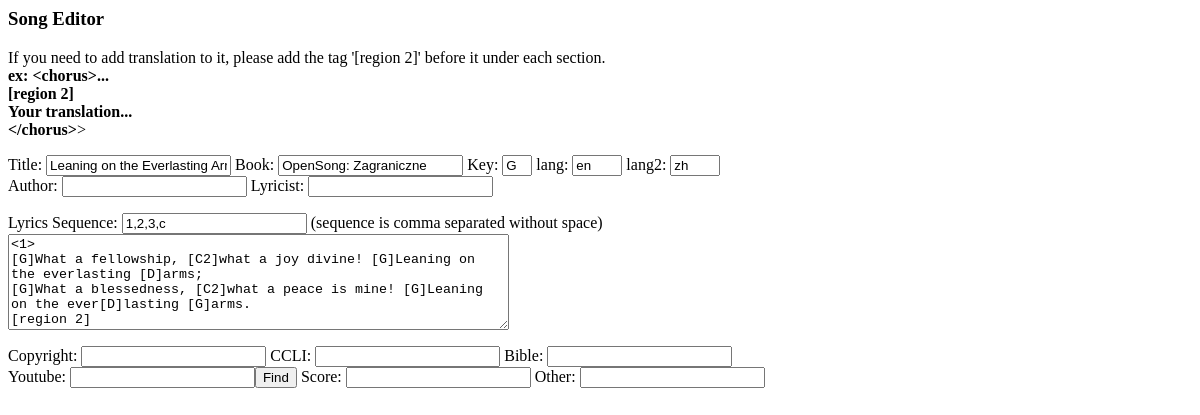
/song/20, run on an earlier commit of the app's database.
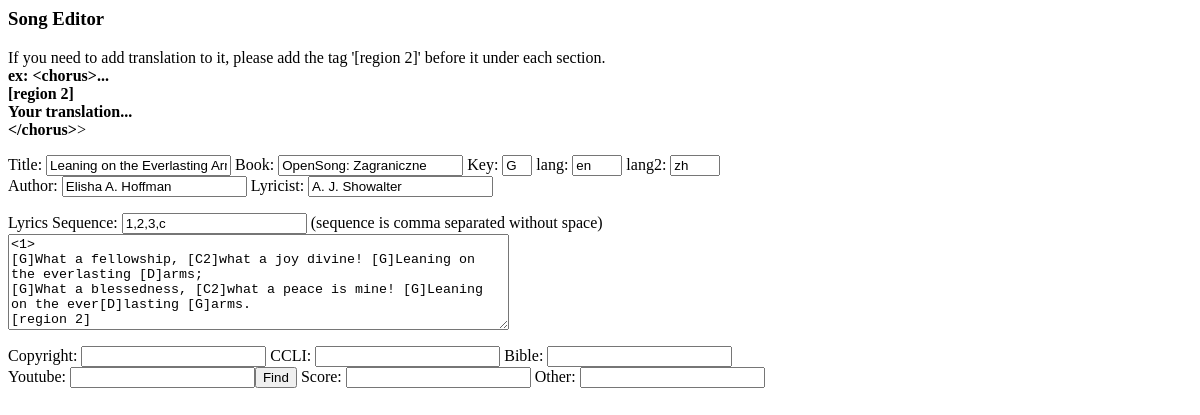
And on a later commit of the database.
### tables this page shows
CREATE TABLE songs (song_id INTEGER PRIMARY KEY, title text not NULL, lang text not NULL default 'en', lang_2 text, content text, song_key text, sequence text, bible_verse text, updated TEXT default CURRENT_TIMESTAMP, author text, lyricist text, book text, copyright text, ccli text);

### web/index.py (the view)
@app.route("/song/<id>")
def get_song_by_id(id):
	if id == '-1':
		return render_template('song_editor.html', content=[])
	db = request.args.get('db', 'worship.db')
	lang = request.args.get('lang', None)
	if db != 'worship.db':
		content = Utils.get_song_by_id_(id, db)
		if "lang" not in content:
			content["lang"] = lang
		if "bible" not in content:
			content["bible"] = ''
		return render_template('song_editor.html', content=content)
	else:
		content = Utils.get_song_by_id(id)
		content["lyrics"] = content["lyrics_raw"]  # add key lyrics to be used by song_editor
		return render_template('song_editor.html', content=content)

### app/db.py (called while the page is built)
def run_para(sql, para, db_name="worship.db"):
    if type(para) is not list:
        para = [para]
    return __execute(sql, para=para, db_name=db_name)

def __execute(sql, db_name, para=None):
    try:
        con = open(db_name)
        cur = con.cursor()
        if para:
            result = cur.execute(sql, para).fetchall()
        else:
            result = cur.execute(sql).fetchall()
        con.commit()
        return result
    except Exception as e:
        print('error', e)
        return e
    finally:
        close()

def open(db_name):
    con = _connect_db(db_name)
    return con

def close():
    try:
        con.close()
        return None
    except Exception as e:
        return e

def _connect_db(db_name):
    path = os.path.dirname(os.path.dirname(os.path.realpath(__file__)))
    con = sqlite3.connect(os.path.join(path, 'db', db_name))
    return con

### app/parser.py (called while the page is built)
def parse_chord(content):
    chords = re.sub(r'\[([^]]+)\](\s?\w+)?(\s?)', '<span class="chunk" data-chord="\\1">\\2</span>\\3', content)
    chords = re.sub('">([^<]*)<\/span>', add_space, chords)
    return chords

### web/templates/song_editor.html
<h3>Song Editor</h3>
<p>
    If you need to add translation to it, please add the tag '[region 2]' before it under each section.<br/>
    <b>ex: &lt;chorus&gt;...<br/>
        [region 2]<br/>
        Your translation...<br/>
        &lt;/chorus&gt;</b>>
</p>
<form id="content">
    Title: <input name="title" type="text" value="{{ content.title }}"/>
    Book: <input name="book" type="text" value="{{ content.book }}"/>
    Key: <input name="song_key" type="text" value="{{ content.key }}" style="width: 30px;"/>
    lang: <input name="lang" type="text" value="{{ content.lang }}" style="width: 50px;"/>
    lang2: <input name="lang_2" type="text" value="{{ content.lang_2 }}" style="width: 50px;"/><br/>
    Author: <input name="author" type="text" value="{{ content.author }}"/>
    Lyricist: <input name="lyricist" type="text" value="{{ content.lyricist }}"/>
    <br/>
    <p>Lyrics Sequence: <input name="sequence" type="text" value="{{ content.sequence }}"/> (sequence is comma separated without space)<br/>
        <textarea rows="6" name="content" cols="60">{{ content.lyrics }}</textarea>
    </p>
    Copyright: <input name="copyright" type="text" value="{{ content.copyright }}"/>
    CCLI: <input name="ccli" type="text" value="{{ content.ccli }}"/>
    Bible: <input name="bible_verse" type="text" value="{{ content.bible }}"/><br/>
    Youtube: <input name="video" type="text" value=""/><button onclick="javascript:search_video('{{ content.title }}, {{ content.book }}'); title="(Search using title/book)">Find</button>
    Score: <input name="score" type="text" value=""/>
    Other: <input name="file" type="text" value="{{ content.file }}"/>
</form>

What changed in the data, as far as the page shows it:
changed songs "Leaning on the Everlasting Arms": author (not shown) → "Elisha A. Hoffman"; lyricist (not shown) → "A. J. Showalter"
